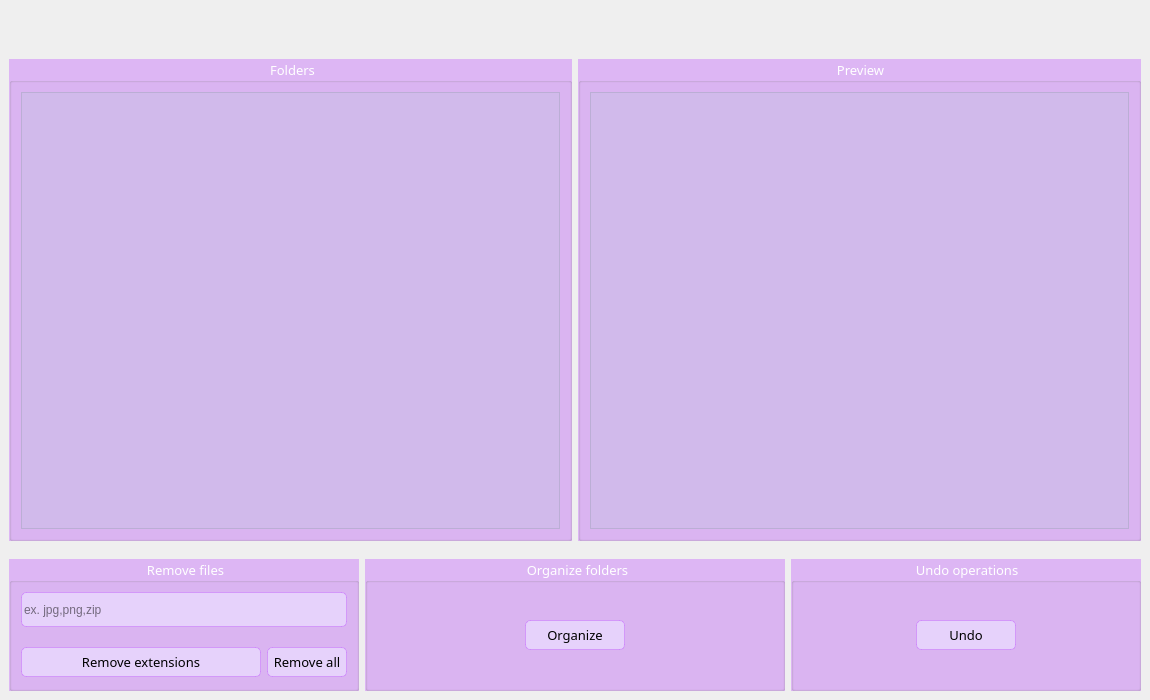
<?xml version="1.0" encoding="UTF-8"?>
<ui version="4.0">
 <class>MainWindow</class>
 <widget class="QMainWindow" name="MainWindow">
  <property name="enabled">
   <bool>true</bool>
  </property>
  <property name="geometry">
   <rect>
    <x>0</x>
    <y>0</y>
    <width>1150</width>
    <height>700</height>
   </rect>
  </property>
  <property name="minimumSize">
   <size>
    <width>1150</width>
    <height>700</height>
   </size>
  </property>
  <property name="maximumSize">
   <size>
    <width>1150</width>
    <height>700</height>
   </size>
  </property>
  <property name="windowTitle">
   <string>MainWindow</string>
  </property>
  <property name="styleSheet">
   <string notr="true">QMainWindow {
background-image: url(&quot;C:/Users/Milon/Downloads/galaxy_bg.jpg&quot;);
}</string>
  </property>
  <widget class="QWidget" name="centralwidget">
   <layout class="QVBoxLayout" name="verticalLayout">
    <property name="spacing">
     <number>0</number>
    </property>
    <property name="leftMargin">
     <number>0</number>
    </property>
    <property name="topMargin">
     <number>0</number>
    </property>
    <property name="rightMargin">
     <number>0</number>
    </property>
    <property name="bottomMargin">
     <number>0</number>
    </property>
    <item>
     <widget class="QFrame" name="frame_3">
      <property name="minimumSize">
       <size>
        <width>0</width>
        <height>50</height>
       </size>
      </property>
      <property name="maximumSize">
       <size>
        <width>16777215</width>
        <height>50</height>
       </size>
      </property>
      <property name="frameShape">
       <enum>QFrame::NoFrame</enum>
      </property>
      <property name="frameShadow">
       <enum>QFrame::Raised</enum>
      </property>
     </widget>
    </item>
    <item>
     <widget class="QFrame" name="frame">
      <property name="frameShape">
       <enum>QFrame::NoFrame</enum>
      </property>
      <property name="frameShadow">
       <enum>QFrame::Raised</enum>
      </property>
      <layout class="QHBoxLayout" name="horizontalLayout">
       <item>
        <widget class="QGroupBox" name="groupBox_4">
         <property name="font">
          <font>
           <family>Tw Cen MT Condensed Extra Bold</family>
           <pointsize>10</pointsize>
          </font>
         </property>
         <property name="styleSheet">
          <string notr="true">QGroupBox {
	color: white;
	background-color: rgba(182, 57, 255, 80);
	
}</string>
         </property>
         <property name="title">
          <string>Folders</string>
         </property>
         <property name="alignment">
          <set>Qt::AlignCenter</set>
         </property>
         <layout class="QHBoxLayout" name="horizontalLayout_6">
          <item>
           <widget class="QTreeView" name="treeView">
            <property name="styleSheet">
             <string>background-color: rgba(192, 198, 223, 90);</string>
            </property>
           </widget>
          </item>
         </layout>
        </widget>
       </item>
       <item>
        <widget class="QGroupBox" name="groupBox_5">
         <property name="font">
          <font>
           <family>Tw Cen MT Condensed Extra Bold</family>
           <pointsize>10</pointsize>
          </font>
         </property>
         <property name="styleSheet">
          <string notr="true">QGroupBox {
	color: white;
	background-color: rgba(182, 57, 255, 80);
	
}</string>
         </property>
         <property name="title">
          <string>Preview</string>
         </property>
         <property name="alignment">
          <set>Qt::AlignCenter</set>
         </property>
         <layout class="QHBoxLayout" name="horizontalLayout_7">
          <item>
           <widget class="QTreeView" name="treeView_2">
            <property name="styleSheet">
             <string notr="true">background-color: rgba(192, 198, 223, 90);</string>
            </property>
           </widget>
          </item>
         </layout>
        </widget>
       </item>
      </layout>
     </widget>
    </item>
    <item>
     <widget class="QFrame" name="frame_2">
      <property name="minimumSize">
       <size>
        <width>0</width>
        <height>150</height>
       </size>
      </property>
      <property name="maximumSize">
       <size>
        <width>16777215</width>
        <height>150</height>
       </size>
      </property>
      <property name="frameShape">
       <enum>QFrame::NoFrame</enum>
      </property>
      <property name="frameShadow">
       <enum>QFrame::Raised</enum>
      </property>
      <layout class="QHBoxLayout" name="horizontalLayout_2">
       <item>
        <widget class="QGroupBox" name="groupBox_2">
         <property name="minimumSize">
          <size>
           <width>350</width>
           <height>0</height>
          </size>
         </property>
         <property name="maximumSize">
          <size>
           <width>250</width>
           <height>16777215</height>
          </size>
         </property>
         <property name="font">
          <font>
           <family>Tw Cen MT Condensed Extra Bold</family>
           <pointsize>10</pointsize>
          </font>
         </property>
         <property name="styleSheet">
          <string notr="true">QGroupBox {
	color: white;
	background-color: rgba(182, 57, 255, 80);
	
}</string>
         </property>
         <property name="title">
          <string>Remove files</string>
         </property>
         <property name="alignment">
          <set>Qt::AlignCenter</set>
         </property>
         <layout class="QVBoxLayout" name="verticalLayout_2">
          <property name="spacing">
           <number>0</number>
          </property>
          <property name="leftMargin">
           <number>0</number>
          </property>
          <property name="topMargin">
           <number>0</number>
          </property>
          <property name="rightMargin">
           <number>0</number>
          </property>
          <property name="bottomMargin">
           <number>0</number>
          </property>
          <item>
           <widget class="QFrame" name="frame_6">
            <property name="frameShape">
             <enum>QFrame::NoFrame</enum>
            </property>
            <property name="frameShadow">
             <enum>QFrame::Raised</enum>
            </property>
            <layout class="QVBoxLayout" name="verticalLayout_3">
             <item>
              <widget class="QLineEdit" name="leExtensions">
               <property name="minimumSize">
                <size>
                 <width>0</width>
                 <height>35</height>
                </size>
               </property>
               <property name="styleSheet">
                <string notr="true">background-color: rgba(234, 220, 255, 190);
border-radius: 5px;
border: 1px solid rgba(182, 57, 255, 80);</string>
               </property>
               <property name="placeholderText">
                <string>ex. jpg,png,zip</string>
               </property>
              </widget>
             </item>
            </layout>
           </widget>
          </item>
          <item>
           <widget class="QFrame" name="frame_5">
            <property name="frameShape">
             <enum>QFrame::NoFrame</enum>
            </property>
            <property name="frameShadow">
             <enum>QFrame::Raised</enum>
            </property>
            <layout class="QHBoxLayout" name="horizontalLayout_3">
             <item>
              <widget class="QPushButton" name="btRemove">
               <property name="minimumSize">
                <size>
                 <width>0</width>
                 <height>30</height>
                </size>
               </property>
               <property name="maximumSize">
                <size>
                 <width>16777215</width>
                 <height>30</height>
                </size>
               </property>
               <property name="font">
                <font>
                 <family>Tw Cen MT Condensed Extra Bold</family>
                 <pointsize>10</pointsize>
                </font>
               </property>
               <property name="styleSheet">
                <string notr="true">QPushButton {
background-color: rgba(234, 220, 255, 190);
border-radius: 5px;
border: 1px solid rgba(182, 57, 255, 80);
}

QPushButton:hover {
background-color: rgba(220, 220, 255, 190);
border-radius: 6px;
border: 1px solid rgba(182, 57, 255, 80);
}
</string>
               </property>
               <property name="text">
                <string>Remove extensions</string>
               </property>
              </widget>
             </item>
             <item>
              <widget class="QPushButton" name="btRemoveAll">
               <property name="minimumSize">
                <size>
                 <width>80</width>
                 <height>30</height>
                </size>
               </property>
               <property name="maximumSize">
                <size>
                 <width>80</width>
                 <height>30</height>
                </size>
               </property>
               <property name="font">
                <font>
                 <family>Tw Cen MT Condensed Extra Bold</family>
                 <pointsize>10</pointsize>
                </font>
               </property>
               <property name="styleSheet">
                <string notr="true">QPushButton {
background-color: rgba(234, 220, 255, 190);
border-radius: 5px;
border: 1px solid rgba(182, 57, 255, 80);
}

QPushButton:hover {
background-color: rgba(220, 220, 255, 190);
border-radius: 6px;
border: 1px solid rgba(182, 57, 255, 80);
}</string>
               </property>
               <property name="text">
                <string>Remove all</string>
               </property>
              </widget>
             </item>
            </layout>
           </widget>
          </item>
         </layout>
        </widget>
       </item>
       <item>
        <widget class="QGroupBox" name="groupBox_3">
         <property name="font">
          <font>
           <family>Tw Cen MT Condensed Extra Bold</family>
           <pointsize>10</pointsize>
          </font>
         </property>
         <property name="styleSheet">
          <string notr="true">QGroupBox {
	color: white;
	background-color: rgba(182, 57, 255, 80);
	
}</string>
         </property>
         <property name="title">
          <string>Organize folders</string>
         </property>
         <property name="alignment">
          <set>Qt::AlignCenter</set>
         </property>
         <layout class="QHBoxLayout" name="horizontalLayout_4">
          <item>
           <widget class="QPushButton" name="btOrganize">
            <property name="minimumSize">
             <size>
              <width>100</width>
              <height>30</height>
             </size>
            </property>
            <property name="maximumSize">
             <size>
              <width>100</width>
              <height>30</height>
             </size>
            </property>
            <property name="font">
             <font>
              <family>Tw Cen MT Condensed Extra Bold</family>
              <pointsize>10</pointsize>
             </font>
            </property>
            <property name="styleSheet">
             <string notr="true">QPushButton {
background-color: rgba(234, 220, 255, 190);
border-radius: 5px;
border: 1px solid rgba(182, 57, 255, 80);
}

QPushButton:hover {
background-color: rgba(220, 220, 255, 190);
border-radius: 6px;
border: 1px solid rgba(182, 57, 255, 80);
}</string>
            </property>
            <property name="text">
             <string>Organize</string>
            </property>
           </widget>
          </item>
         </layout>
        </widget>
       </item>
       <item>
        <widget class="QGroupBox" name="groupBox">
         <property name="minimumSize">
          <size>
           <width>350</width>
           <height>0</height>
          </size>
         </property>
         <property name="maximumSize">
          <size>
           <width>250</width>
           <height>16777215</height>
          </size>
         </property>
         <property name="font">
          <font>
           <family>Tw Cen MT Condensed Extra Bold</family>
           <pointsize>10</pointsize>
          </font>
         </property>
         <property name="styleSheet">
          <string notr="true">QGroupBox {
	color: white;
	background-color: rgba(182, 57, 255, 80);
	
}</string>
         </property>
         <property name="title">
          <string>Undo operations</string>
         </property>
         <property name="alignment">
          <set>Qt::AlignCenter</set>
         </property>
         <layout class="QHBoxLayout" name="horizontalLayout_5">
          <item>
           <widget class="QPushButton" name="btUndo">
            <property name="minimumSize">
             <size>
              <width>100</width>
              <height>30</height>
             </size>
            </property>
            <property name="maximumSize">
             <size>
              <width>100</width>
              <height>30</height>
             </size>
            </property>
            <property name="font">
             <font>
              <family>Tw Cen MT Condensed Extra Bold</family>
              <pointsize>10</pointsize>
             </font>
            </property>
            <property name="styleSheet">
             <string notr="true">QPushButton {
background-color: rgba(234, 220, 255, 190);
border-radius: 5px;
border: 1px solid rgba(182, 57, 255, 80);
}

QPushButton:hover {
background-color: rgba(220, 220, 255, 190);
border-radius: 6px;
border: 1px solid rgba(182, 57, 255, 80);
}</string>
            </property>
            <property name="text">
             <string>Undo</string>
            </property>
           </widget>
          </item>
         </layout>
        </widget>
       </item>
      </layout>
     </widget>
    </item>
   </layout>
  </widget>
  <action name="actionInfo">
   <property name="text">
    <string>Info</string>
   </property>
  </action>
  <action name="actionUndo">
   <property name="text">
    <string>Undo</string>
   </property>
  </action>
  <action name="actionDirectory">
   <property name="text">
    <string>Directory</string>
   </property>
  </action>
  <action name="actionVersion">
   <property name="text">
    <string>Version</string>
   </property>
  </action>
 </widget>
 <resources/>
 <connections/>
</ui>
